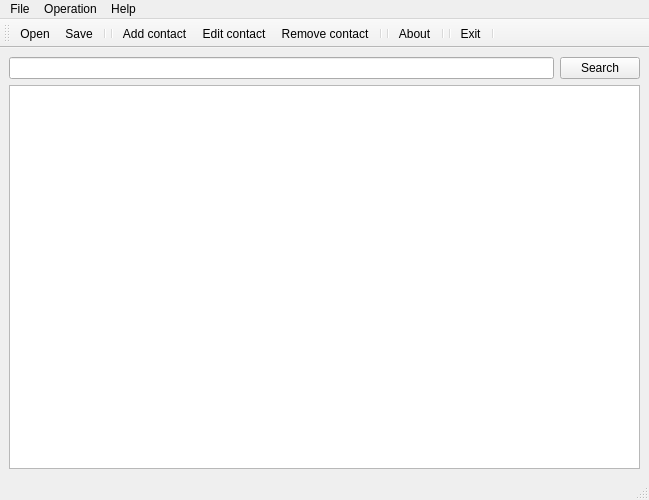
<?xml version="1.0" encoding="UTF-8"?>
<ui version="4.0">
 <class>MainWindow</class>
 <widget class="QMainWindow" name="MainWindow">
  <property name="geometry">
   <rect>
    <x>0</x>
    <y>0</y>
    <width>649</width>
    <height>500</height>
   </rect>
  </property>
  <property name="minimumSize">
   <size>
    <width>550</width>
    <height>500</height>
   </size>
  </property>
  <property name="windowTitle">
   <string>My contacts</string>
  </property>
  <property name="windowIcon">
   <iconset resource="resource.qrc">
    <normaloff>:/rec/src/ico.png</normaloff>:/rec/src/ico.png</iconset>
  </property>
  <property name="toolTip">
   <string>&lt;html&gt;&lt;head/&gt;&lt;body&gt;&lt;p&gt;&lt;br/&gt;&lt;/p&gt;&lt;/body&gt;&lt;/html&gt;</string>
  </property>
  <widget class="QWidget" name="centralwidget">
   <layout class="QVBoxLayout" name="verticalLayout_2">
    <item>
     <layout class="QHBoxLayout" name="horizontalLayout">
      <item>
       <widget class="QLineEdit" name="lineEdit"/>
      </item>
      <item>
       <widget class="QPushButton" name="pushButton">
        <property name="text">
         <string>Search</string>
        </property>
       </widget>
      </item>
     </layout>
    </item>
    <item>
     <widget class="QTableView" name="tableView">
      <property name="toolTipDuration">
       <number>-1</number>
      </property>
      <property name="accessibleName">
       <string/>
      </property>
     </widget>
    </item>
   </layout>
  </widget>
  <widget class="QMenuBar" name="menubar">
   <property name="geometry">
    <rect>
     <x>0</x>
     <y>0</y>
     <width>649</width>
     <height>22</height>
    </rect>
   </property>
   <widget class="QMenu" name="menuFile">
    <property name="title">
     <string>File</string>
    </property>
    <addaction name="actionOpen"/>
    <addaction name="actionSave"/>
    <addaction name="actionExit"/>
   </widget>
   <widget class="QMenu" name="menuOperation">
    <property name="title">
     <string>Operation</string>
    </property>
    <addaction name="separator"/>
    <addaction name="actionADD"/>
    <addaction name="actionRemove"/>
    <addaction name="actionEdit_contact"/>
   </widget>
   <widget class="QMenu" name="menuHelp">
    <property name="title">
     <string>Help</string>
    </property>
    <addaction name="actionAbout"/>
   </widget>
   <addaction name="menuFile"/>
   <addaction name="menuOperation"/>
   <addaction name="menuHelp"/>
  </widget>
  <widget class="QStatusBar" name="statusbar"/>
  <widget class="QToolBar" name="toolBar">
   <property name="windowTitle">
    <string>toolBar</string>
   </property>
   <attribute name="toolBarArea">
    <enum>TopToolBarArea</enum>
   </attribute>
   <attribute name="toolBarBreak">
    <bool>false</bool>
   </attribute>
   <addaction name="actionOpen"/>
   <addaction name="actionSave"/>
   <addaction name="separator"/>
   <addaction name="separator"/>
   <addaction name="actionADD"/>
   <addaction name="actionEdit_contact"/>
   <addaction name="actionRemove"/>
   <addaction name="separator"/>
   <addaction name="separator"/>
   <addaction name="actionAbout"/>
   <addaction name="separator"/>
   <addaction name="separator"/>
   <addaction name="actionExit"/>
   <addaction name="separator"/>
  </widget>
  <action name="actionRemove">
   <property name="icon">
    <iconset resource="resource.qrc">
     <normaloff>:/rec/src/del1.png</normaloff>:/rec/src/del1.png</iconset>
   </property>
   <property name="text">
    <string>Remove contact</string>
   </property>
   <property name="shortcut">
    <string>Del</string>
   </property>
  </action>
  <action name="actionADD">
   <property name="icon">
    <iconset resource="resource.qrc">
     <normaloff>:/rec/src/add1.png</normaloff>:/rec/src/add1.png</iconset>
   </property>
   <property name="text">
    <string>Add contact</string>
   </property>
   <property name="shortcut">
    <string>Ctrl+N</string>
   </property>
  </action>
  <action name="actionEdit_contact">
   <property name="icon">
    <iconset resource="resource.qrc">
     <normaloff>:/rec/src/edit1.png</normaloff>:/rec/src/edit1.png</iconset>
   </property>
   <property name="text">
    <string>Edit contact</string>
   </property>
   <property name="shortcut">
    <string>Ctrl+E</string>
   </property>
  </action>
  <action name="actionOpen">
   <property name="icon">
    <iconset resource="resource.qrc">
     <normaloff>:/rec/src/open1.png</normaloff>:/rec/src/open1.png</iconset>
   </property>
   <property name="text">
    <string>Open</string>
   </property>
   <property name="shortcut">
    <string>Ctrl+O</string>
   </property>
  </action>
  <action name="actionSave">
   <property name="icon">
    <iconset resource="resource.qrc">
     <normaloff>:/rec/src/save1.png</normaloff>:/rec/src/save1.png</iconset>
   </property>
   <property name="text">
    <string>Save</string>
   </property>
   <property name="shortcut">
    <string>Ctrl+S</string>
   </property>
  </action>
  <action name="actionExit">
   <property name="icon">
    <iconset resource="resource.qrc">
     <normaloff>:/rec/src/exit1.png</normaloff>:/rec/src/exit1.png</iconset>
   </property>
   <property name="text">
    <string>Exit</string>
   </property>
   <property name="shortcut">
    <string>Ctrl+F4</string>
   </property>
  </action>
  <action name="actionAbout">
   <property name="icon">
    <iconset resource="resource.qrc">
     <normaloff>:/rec/src/about.png</normaloff>:/rec/src/about.png</iconset>
   </property>
   <property name="text">
    <string>About</string>
   </property>
  </action>
 </widget>
 <resources>
  <include location="resource.qrc"/>
 </resources>
 <connections/>
</ui>
